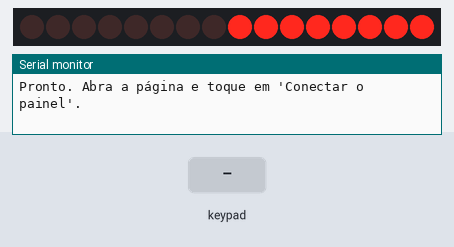
Bench run of a sketch on a simulated ESP32. On the bench: 16 shift-register outputs drawn as a row of LEDs (first output left, lit = HIGH), the last lines printed to the serial monitor. Wiring (inferred from the names in the program): 2 × shift register (74HC595): data GPIO 32; shift clock GPIO 33; latch GPIO 22. Wiring (inferred from the signals the program sends): row of LEDs: on Q0, Q1, Q2, Q3, Q4, Q5, Q6, Q7, Q8, Q9, Q10, Q11, Q12, Q13, Q14, Q15. Inputs (shaded band) come from the test bench. Nothing arrives over Bluetooth unless stated; a phone connects over Bluetooth LE 3 s after start.

Above: at 1.2 s.
1.3 s: keypad keys 1 2 A pressed 0.4 s apart
At 1.43 s:
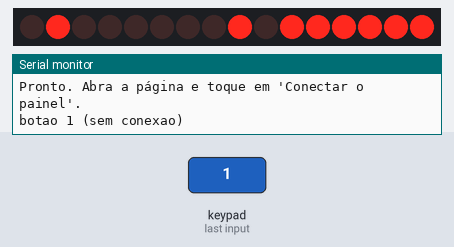
4.0 s: key '3' pressed
At 4.12 s:
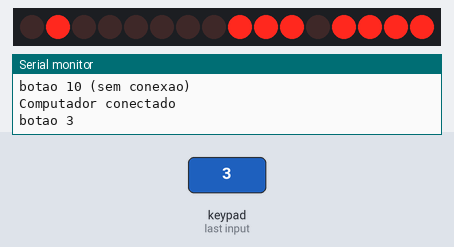
5.7 s: keypad keys 2 5 D pressed 0.4 s apart
At 5.82 s:
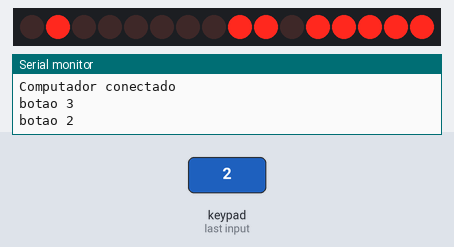
8.4 s: key '4' pressed
At 8.52 s:
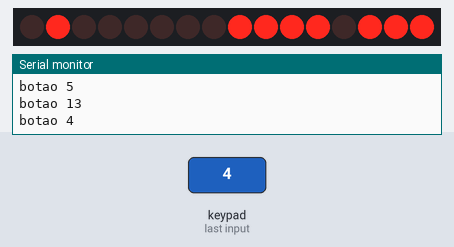
10.1 s: key '6' pressed
At 10.22 s:
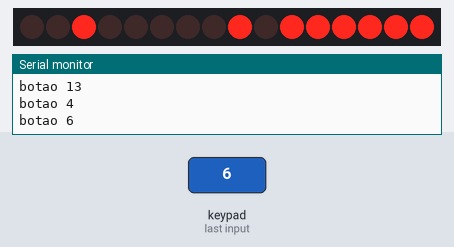
11.8 s: key '7' pressed
At 11.92 s:
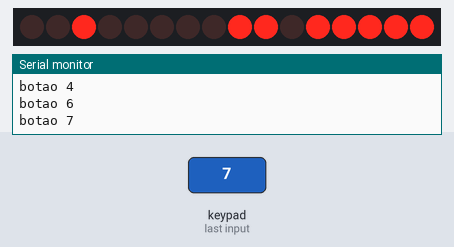
Timing chart, 0 to 14.5 s (numbered marks = the images above; inputs shaded):
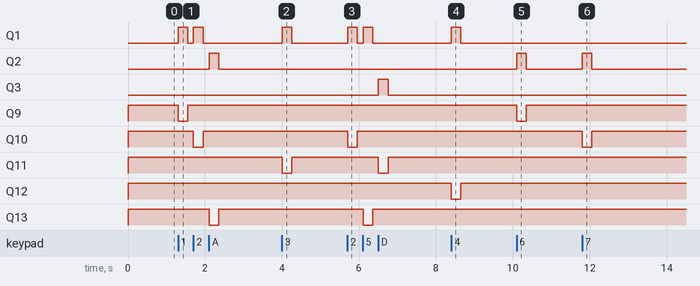

The sketch:

esp32_bluetooth.ino
```cpp
// ESP32 - painel 5x5 (25 botões + LEDs), enviando os toques por Bluetooth Low Energy.
// A página do instrumento (Chrome/Edge) conecta direto ao ESP32 via Web Bluetooth.
// Pinos e LEDs copiados do sketch "Professor de Melodias" que já funcionava neste hardware.
//
// Biblioteca: "Keypad" (Mark Stanley / Alexander Brevig) pelo Gerenciador de Bibliotecas.
// A biblioteca BLE já vem com o core do ESP32 (Arduino core 3.x).

#include <Keypad.h>
#include <BLEDevice.h>
#include <BLEServer.h>
#include <BLEUtils.h>
#include <BLE2902.h>

// Estes dois códigos precisam ser IGUAIS aos do index.html
#define SERVICO_UUID "9a1c0001-5b7e-4c3a-9d2e-6f1a7b3c8d10"
#define CARACT_UUID  "9a1c0002-5b7e-4c3a-9d2e-6f1a7b3c8d10"   // ESP32 -> página: botão apertado
#define LEDS_UUID    "9a1c0003-5b7e-4c3a-9d2e-6f1a7b3c8d10"   // página -> ESP32: acender LED

// ------------------- TECLADO 5 linhas x 5 colunas -------------------
const byte LINHAS = 5, COLUNAS = 5;
char teclas[LINHAS][COLUNAS] = {
  {'1','2','3','4','5'},
  {'6','7','8','9','A'},
  {'B','C','D','E','F'},
  {'G','H','I','J','K'},
  {'L','M','N','O','P'}
};
byte pinosLinhas[LINHAS]   = {12, 14, 27, 26, 25};
byte pinosColunas[COLUNAS] = {19, 18, 5, 17, 16};
Keypad teclado = Keypad(makeKeymap(teclas), pinosLinhas, pinosColunas, LINHAS, COLUNAS);

// Tecla -> número do botão (0 a 24), da esquerda p/ direita, de cima p/ baixo
int teclaParaIndice(char k) {
  if (k >= '1' && k <= '9') return k - '1';        // 1..9 -> 0..8
  if (k >= 'A' && k <= 'P') return 9 + (k - 'A');  // A..P -> 9..24
  return -1;
}

// ------------------- LEDs (2x 74HC595) -------------------
const bool USAR_LEDS = true;            // false = não acende os LEDs
const int dataPin      = 32;
const int clockPin     = 33;
const int latchPinCols = 23;            // SR1 - colunas
const int latchPinRows = 22;            // SR2 - linhas
const uint8_t COL_OFFSET = 1;
const uint8_t ROW_OFFSET = 1;
unsigned long apagarLedEm = 0;

void clearAllLeds() {
  digitalWrite(latchPinCols, LOW);
  shiftOut(dataPin, clockPin, MSBFIRST, 0xFF);   // todas as colunas HIGH
  digitalWrite(latchPinCols, HIGH);
  digitalWrite(latchPinRows, LOW);
  shiftOut(dataPin, clockPin, MSBFIRST, 0x00);   // todas as linhas LOW
  digitalWrite(latchPinRows, HIGH);
}

void setLed(int row, int col) {
  if (row < 0 || row >= LINHAS || col < 0 || col >= COLUNAS) return;
  byte colData = 0xFF;
  byte rowData = 0x00;
  colData &= ~(1 << (col + COL_OFFSET));         // coluna ativa em LOW
  rowData |=  (1 << (row + ROW_OFFSET));         // linha ativa em HIGH
  digitalWrite(latchPinCols, LOW);
  shiftOut(dataPin, clockPin, MSBFIRST, colData);
  digitalWrite(latchPinCols, HIGH);
  digitalWrite(latchPinRows, LOW);
  shiftOut(dataPin, clockPin, MSBFIRST, rowData);
  digitalWrite(latchPinRows, HIGH);
}

// ------------------- BLUETOOTH -------------------
BLECharacteristic* caracteristica;
bool conectado = false;

class AoConectar : public BLEServerCallbacks {
  void onConnect(BLEServer*) override {
    conectado = true;
    Serial.println("Computador conectado");
  }
  void onDisconnect(BLEServer*) override {
    conectado = false;
    Serial.println("Desconectado - voltando a procurar");
    BLEDevice::startAdvertising();      // permite reconectar sem reiniciar o ESP32
  }
};

// A página manda 1 byte: 0..24 acende o LED desse botão, 255 apaga.
// Enquanto a página controla os LEDs (exercícios), o ESP32 não acende o LED ao apertar.
volatile int comandoLed = -1;           // -1 = nenhum comando novo
bool ledsRemoto = false;

class AoReceberLed : public BLECharacteristicCallbacks {
  void onWrite(BLECharacteristic* c) override {
    auto v = c->getValue();
    if (v.length() > 0) comandoLed = (uint8_t)v[0];
  }
};

void aoApertar(int indice) {
  Serial.printf("botao %d%s\n", indice + 1, conectado ? "" : " (sem conexao)");
  if (USAR_LEDS && !ledsRemoto) {
    setLed(indice / COLUNAS, indice % COLUNAS);
    apagarLedEm = millis() + 250;
  }
  if (!conectado) return;
  uint8_t b = indice;
  caracteristica->setValue(&b, 1);      // 1 byte: número do botão (0 a 24)
  caracteristica->notify();
}

void setup() {
  Serial.begin(115200);
  pinMode(dataPin, OUTPUT);
  pinMode(clockPin, OUTPUT);
  pinMode(latchPinCols, OUTPUT);
  pinMode(latchPinRows, OUTPUT);
  clearAllLeds();

  BLEDevice::init("MeuInstrumento");
  BLEServer* servidor = BLEDevice::createServer();
  servidor->setCallbacks(new AoConectar());
  BLEService* servico = servidor->createService(SERVICO_UUID);
  caracteristica = servico->createCharacteristic(CARACT_UUID, BLECharacteristic::PROPERTY_NOTIFY);
  caracteristica->addDescriptor(new BLE2902());
  BLECharacteristic* leds = servico->createCharacteristic(
      LEDS_UUID, BLECharacteristic::PROPERTY_WRITE | BLECharacteristic::PROPERTY_WRITE_NR);
  leds->setCallbacks(new AoReceberLed());
  servico->start();

  BLEAdvertising* anuncio = BLEDevice::getAdvertising();
  anuncio->addServiceUUID(SERVICO_UUID);
  anuncio->setScanResponse(true);
  BLEDevice::startAdvertising();
  Serial.println("Pronto. Abra a página e toque em 'Conectar o painel'.");
}

void loop() {
  if (teclado.getKeys()) {              // aceita várias teclas ao mesmo tempo
    for (int i = 0; i < LIST_MAX; i++) {
      if (teclado.key[i].stateChanged && teclado.key[i].kstate == PRESSED) {
        int idx = teclaParaIndice(teclado.key[i].kchar);
        if (idx >= 0) aoApertar(idx);
      }
    }
  }
  if (comandoLed != -1) {
    int c = comandoLed;
    comandoLed = -1;
    if (c >= 0 && c < LINHAS * COLUNAS) {
      ledsRemoto = true;
      apagarLedEm = 0;
      setLed(c / COLUNAS, c % COLUNAS);
    } else if (c == 255) {
      ledsRemoto = false;
      apagarLedEm = 0;
      clearAllLeds();
    }
  }
  if (apagarLedEm && millis() >= apagarLedEm) {
    clearAllLeds();
    apagarLedEm = 0;
  }
}
```

Measured:
- after the input at 1.3 s, Q1: alternates HIGH for 0.25 s and LOW for 0.15 s, 4 changes in all, then stays LOW, starting at once; Q2: LOW → HIGH after 0.81 s, → LOW 0.25 s later; Q9: HIGH → LOW at once, → HIGH 0.25 s later; Q10: HIGH → LOW after 0.40 s, → HIGH 0.25 s later; Q13: HIGH → LOW after 0.81 s, → HIGH 0.25 s later
- after the input at 4.0 s, Q1: LOW → HIGH at once, → LOW 0.25 s later; Q11: HIGH → LOW at once, → HIGH 0.25 s later
- after the input at 5.7 s, Q1: alternates HIGH for 0.25 s and LOW for 0.16 s, 4 changes in all, then stays LOW, starting at once; Q3: LOW → HIGH after 0.81 s, → LOW 0.25 s later; Q10: HIGH → LOW at once, → HIGH 0.25 s later; Q11: HIGH → LOW after 0.81 s, → HIGH 0.25 s later; Q13: HIGH → LOW after 0.41 s, → HIGH 0.25 s later
- after the input at 8.4 s, Q1: LOW → HIGH at once, → LOW 0.25 s later; Q12: HIGH → LOW at once, → HIGH 0.25 s later
- after the input at 10.1 s, Q2: LOW → HIGH at once, → LOW 0.25 s later; Q9: HIGH → LOW at once, → HIGH 0.25 s later
- after the input at 11.8 s, Q2: LOW → HIGH at once, → LOW 0.25 s later; Q10: HIGH → LOW at once, → HIGH 0.25 s later
